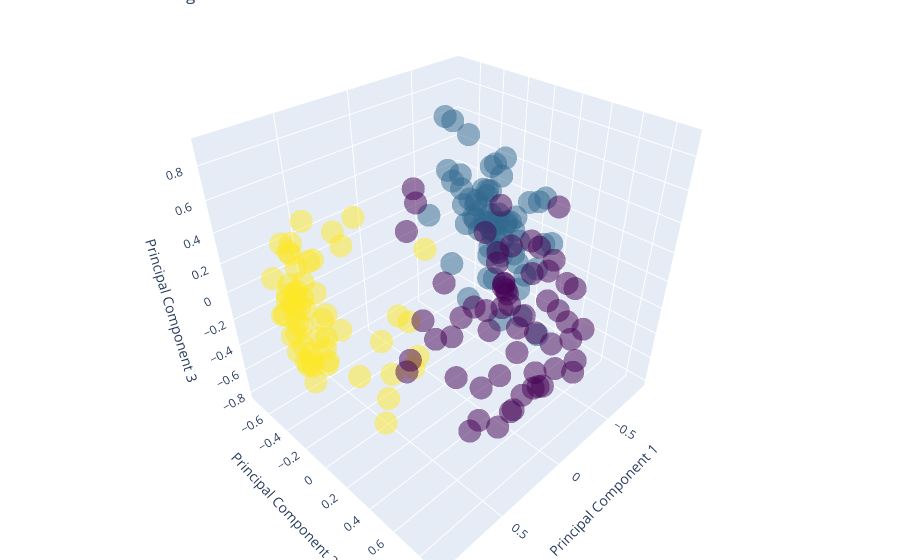

The code cell stored with this chart in its notebook:
### Code cell
interactive_visualization(x, labels)

### Figure 1 — Plotly figure (JSON) as saved in the notebook; plotly's stock layout.template omitted (floating-point values rounded to 4 significant figures; data arrays with more than 128 entries replaced by an {"elided": "..."} marker saying what was removed)
{"data": [{"marker": {"color": {"elided": "178 int values"}, "colorscale": [[0, "#440154"], [0.1111, "#482878"], [0.2222, "#3e4989"], [0.3333, "#31688e"], [0.4444, "#26828e"], [0.5556, "#1f9e89"], [0.6667, "#35b779"], [0.7778, "#6ece58"], [0.8889, "#b5de2b"], [1, "#fde725"]], "opacity": 0.5}, "mode": "markers", "text": "Cluster Labels", "type": "scatter3d", "x": {"elided": "178 float values"}, "y": {"elided": "178 float values"}, "z": {"elided": "178 float values"}}], "layout": {"margin": {"b": 0, "l": 0, "r": 0, "t": 0}, "scene": {"xaxis": {"title": {"text": "Principal Component 1"}}, "yaxis": {"title": {"text": "Principal Component 2"}}, "zaxis": {"title": {"text": "Principal Component 3"}}}, "title": {"text": "DBSCAN Clustering 3D Visualization"}}}
